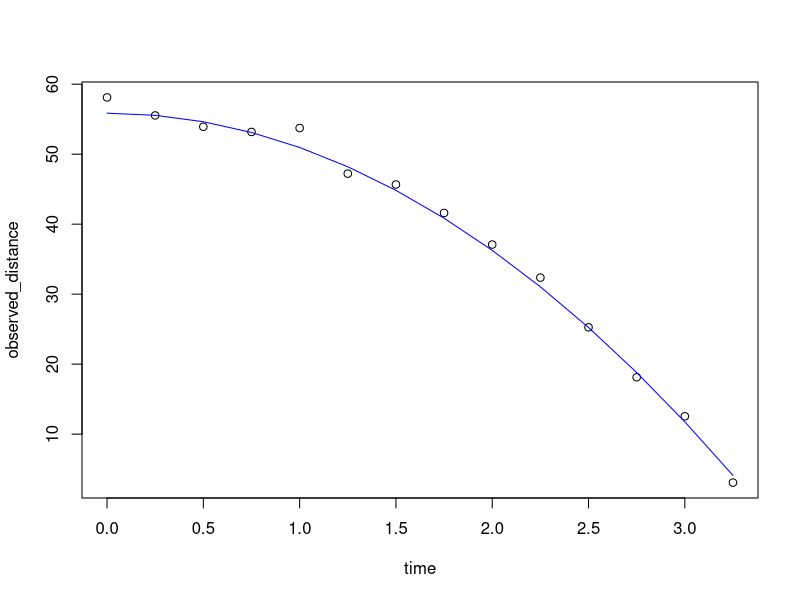

Write the R code that produced this figure.
library(dslabs)


### Name: rfalling_object
### Title: Simulate falling object data
### Aliases: rfalling_object

### ** Examples


dat <- rfalling_object()
with(dat, plot(time, observed_distance))
with(dat, lines(time, distance, col = "blue"))
